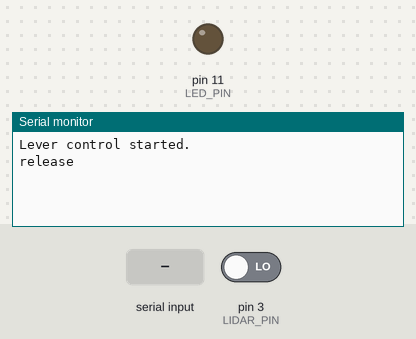
Recording of a sketch running on a simulated Arduino Nano, built with avr-gcc and run on an emulated ATmega328P. Parts: output pins drawn as LEDs (lit = HIGH), the last lines printed to the serial monitor. The inputs (shaded band) are chosen by the test bench; at power-on: pin 3 (LIDAR_PIN) LOW.

Above: at 1.2 s.
1.3 s: pin 3 (LIDAR_PIN) driven HIGH
At 2.4 s:
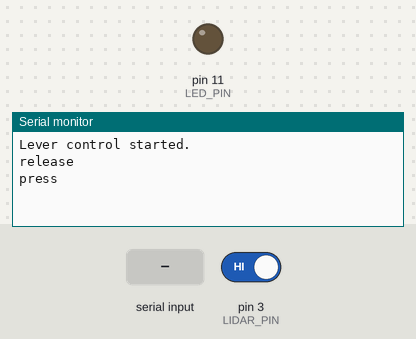
2.8 s: "lightOn 1\n" received over Serial
At 3.5 s:
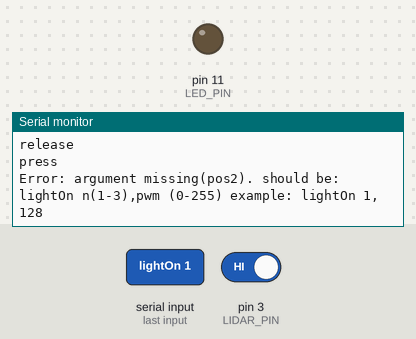
4.3 s: "lightOff 1\n" received over Serial
At 4.7 s:
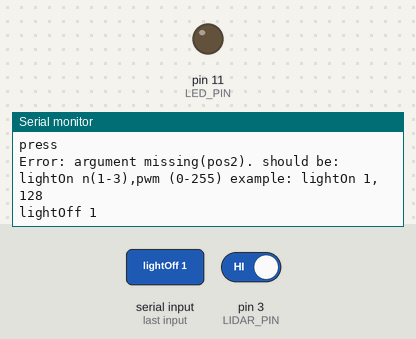
5.8 s: "lightOff\n" received over Serial
At 7.0 s:
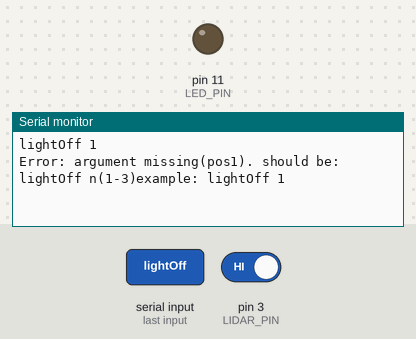

The sketch:

leverControl.ino
```cpp
#include <Wire.h>

// Lever control / Fabrice de Chaumont

int LED_PIN = 11; // but any pin can be controlled ( nano PWM pins are 9,10,11,3,5,6 on atMega328p )
int LIDAR_PIN = 3;

int currentState = 10;

//Setup
void setup() {

  pinMode( LED_PIN, OUTPUT);
  pinMode( LIDAR_PIN, INPUT );

  Serial.begin( 115200 );
  Serial.setTimeout( 50 );

  digitalWrite( LED_PIN, LOW );
  Serial.println("Lever control started.");
}

String stringBuffer="";

String receiveSerialData() {

    char rc;
    char endMarker = '\n';

    while (Serial.available() > 0 )
    {
      rc = Serial.read();
      if (rc != endMarker) {
        stringBuffer+=rc;
      }else
      {
        String dataReceived = stringBuffer;
        stringBuffer = "";
        return dataReceived;
      }
    }
    return "";

}


//Loop
void loop() {

  int r = digitalRead(LIDAR_PIN);
  if ( currentState != r )
  {
    if ( r )
    {
      Serial.println("press");
    }else
    {
      Serial.println("release");
    }
    currentState = r;
  }

  String incomingString = receiveSerialData();
  if ( incomingString != "" )  // read incoming orders
  {

    incomingString.trim();

    if( incomingString.startsWith( "lightOn" ) )
    {

      char buffer[200];

      int ind1 = incomingString.indexOf(' ');
      if ( ind1 == -1 )
      {
        Serial.println( "Error: argument missing(pos1). should be: lightOn n(1-3),pwm (0-255) example: lightOn 1,128" );
        return;
      }

      int ind2 = incomingString.indexOf(',');
      if ( ind2 == -1 )
      {
        Serial.println( "Error: argument missing(pos2). should be: lightOn n(1-3),pwm (0-255) example: lightOn 1,128" );
        return;
      }

      int ind3 = incomingString.length();

      incomingString.substring(ind1+1, ind2).toCharArray( buffer, 200 );
      int number = atoi( buffer );

      incomingString.substring(ind2+1, ind3).toCharArray( buffer, 200 );
      int pwm = atoi( buffer );

      Serial.println( incomingString );
      pinMode( number , OUTPUT);
      analogWrite( number , pwm );
    }

  if ( incomingString.startsWith( "lightOff" ) )
    {

      char buffer[200];

      int ind1 = incomingString.indexOf(' ');
      if ( ind1 == -1 )
      {
        Serial.println( "Error: argument missing(pos1). should be: lightOff n(1-3)example: lightOff 1" );
        return;
      }

      int ind2 = incomingString.length();

      incomingString.substring(ind1+1, ind2 ).toCharArray( buffer, 200 );

      int number = atoi( buffer );


      Serial.println( incomingString );
      //Serial.println( number );
      pinMode( number , OUTPUT); // led
      digitalWrite( number , LOW );


    }

    if ( incomingString.equals( "click" ) )
    {
      //todo ?
    }

    if ( incomingString.equals( "ping" ) )
    {
      Serial.println("pong");
    }

    if ( incomingString.equals( "hello" ) )
    {
      Serial.println("Hello, i am a *lever* / driver v2.0");
    }

  }

}
```

Measured:
- after the input at 1.3 s, the serial monitor: prints a new line at once (image 1)
- after the input at 2.8 s, the serial monitor: prints a new line at once (image 2)
- after the input at 4.3 s, the serial monitor: prints a new line at once (image 3)
- after the input at 5.8 s, the serial monitor: prints a new line at once (image 4)
